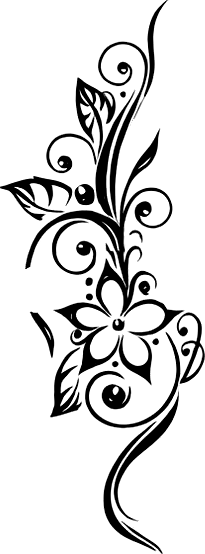
#> input picture docs/maquettes/assets/marque-pages/dessins/006.png, 205 x 554 px, given in place of creme.jpg, which was not available
$ python gobelet-exemples.py
#> lines starting #> are read from the running program, lines starting #| are printed output that depends on the picture
# Images d'exemple du gobelet gravé (maquette parcours guidé, 05/11/2026) — dessins numérotés réels + prénoms d'exemple.
# Jamais le nom du gérant. La gravure prend la couleur de la BANDE du haut (gérant, 05/11/2026) : dorée sur le crème et
# le rose (bande dorée), irisée sur le bleu marine et le blanc (bande multicolore). Léger galbe du cylindre.
# Usage : python3 -I tools/maquettes/gobelet-exemples.py  → docs/maquettes/assets/gobelet/exemples/ex*.jpg
import math, sys
from PIL import Image, ImageDraw, ImageFont, ImageFilter
import numpy as np

D = "/home/user/Niro/docs/maquettes/assets/marque-pages/dessins/"
A = "/home/user/Niro/docs/maquettes/assets/gobelet"
H = A
CX, HALF = 380, 112          # axe et demi-largeur visibles du corps (photo 720 px)
METAL = {"creme": (150, 138, 118), "blanc": (150, 146, 140), "rose": (150, 132, 124), "marine": (214, 216, 222)}
FONTS = {"gv": f"{A}/fonts/GreatVibes-Regular.ttf", "al": f"{A}/fonts/Allura-Regular.ttf", "ci": f"{A}/fonts/Cinzel.ttf"}


def dessin(n, hauteur):
    im = Image.open(f"{D}{n:03d}.png").convert("RGBA")
    a = np.asarray(im).astype(float)
    # encre = noir opaque
    ink = (a[..., 3] / 255) * np.clip((200 - a[..., :3].mean(2)) / 140, 0, 1)
    m = Image.fromarray((ink * 255).astype("uint8"))
    w = round(m.width * hauteur / m.height)
    return m.resize((w, hauteur), Image.LANCZOS)


def texte(t, font, taille):
    f = ImageFont.truetype(FONTS[font], taille)
    if font == "ci":
        try: f.set_variation_by_axes([600])
        except Exception: pass
    b = f.getbbox(t)
    m = Image.new("L", (b[2] - b[0] + 20, b[3] - b[1] + 20), 0)
    ImageDraw.Draw(m).text((10 - b[0], 10 - b[1]), t, font=f, fill=255)
    return m


def photo(p, hauteur, clair):
    """Photo gravée : points (tramage) ; sur un gobelet clair le laser grave les zones sombres, sur un foncé les claires."""
    im = Image.open(p).convert("L")
    w = round(im.width * hauteur / im.height)
    im = im.resize((w, hauteur), Image.LANCZOS)
    from PIL import ImageOps
    im = ImageOps.autocontrast(im, cutoff=2)
    if clair: im = ImageOps.invert(im)
    # fondu des bords (ovale doux) pour ne pas graver un rectangle
    yy, xx = np.mgrid[0:hauteur, 0:w]
    r = ((xx - w / 2) / (w / 2)) ** 2 + ((yy - hauteur / 2) / (hauteur / 2)) ** 2
    fondu = np.clip((1.0 - r) / 0.25, 0, 1)
    a = np.asarray(im).astype(float) * fondu
    d = Image.fromarray(a.astype("uint8")).convert("1")       # tramage Floyd-Steinberg
    return d.convert("L").filter(ImageFilter.GaussianBlur(0.35))


def galbe(m):
    """Le motif suit le cylindre : resserré vers les bords."""
    w, h = m.size
    src = np.asarray(m).astype(float); out = np.zeros_like(src)
    for x in range(w):
        dx = (x - w / 2) / HALF                      # position sur la face vue
        if abs(dx) >= 0.98: continue
        u = math.asin(dx) * HALF                     # abscisse « déroulée »
        xs = int(round(w / 2 + u))
        if 0 <= xs < w: out[:, x] = src[:, xs]
    return Image.fromarray(out.astype("uint8"))


def rendu(couleur, elements, sortie):
#> called with couleur = 'creme'
    g = Image.open(f"{A}/vierges/{couleur}.jpg").convert("RGB")
#> g: PIL image 205x554 RGB; every value is 0
    W, Hh = g.size
#> W = 205; Hh = 554
    alpha = Image.new("L", (W, Hh), 0)
#> alpha: PIL image 205x554 L; every value is 0
    for e in elements:
        m = dessin(e["n"], e["h"]) if "n" in e else photo(e["p"], e["h"], couleur != "marine") if "p" in e else texte(e["t"], e["f"], e["s"])
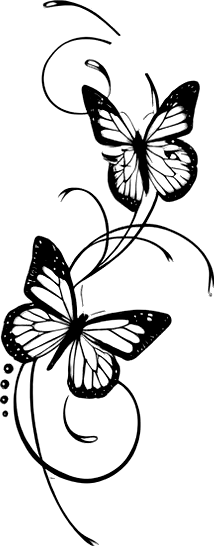
#> input picture docs/maquettes/assets/marque-pages/dessins/008.png, 214 x 546 px, given in place of 048.png, which was not available
#> in dessin, im is the input picture: PIL image 214x546 RGBA; mean R, G, B, A 0, 0, 0, 35.8
#> in dessin, `ink = (a[..., 3] / 255) * np.clip((200 - a[..., :3].mean(2)) / 140, 0,..`:
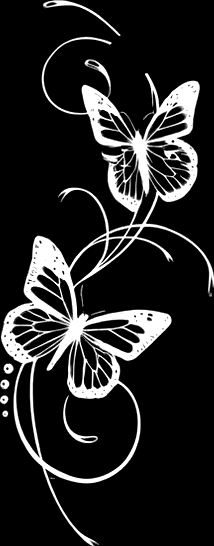
#> ink: shape (546, 214) float64; min 0, max 1, mean 0.14
#> in dessin, `return m.resize((w, hauteur), Image.LANCZOS)`:
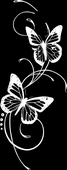
#> returned value: PIL image 67x170 L; min 0, max 255, mean 36.9
        # largeur max : la face visible
        if m.width > 2 * HALF * 0.86:
            r = 2 * HALF * 0.86 / m.width; m = m.resize((round(m.width * r), round(m.height * r)), Image.LANCZOS)
        m = galbe(m)
        x = CX - m.width // 2; y = e["cy"] - m.height // 2
#> after `x = CX - m.width // 2`: x = 347
#> after `y = e['cy'] - m.height // 2`: y = 185
        alpha.paste(Image.fromarray(np.maximum(np.asarray(alpha.crop((x, y, x + m.width, y + m.height))), np.asarray(m))), (x, y))
    base = np.asarray(g).astype(float)
#> base: shape (554, 205, 3) float64; every value is 0
    al = np.asarray(alpha.filter(ImageFilter.GaussianBlur(0.4))).astype(float) / 255 * 0.95
#> al: shape (554, 205) float64; every value is 0
    xs = np.arange(W)[None, :, None].astype(float); ys = np.arange(Hh)[:, None, None].astype(float)
    if couleur in ("marine", "blanc"):
        # bande multicolore → gravure irisée (photos du fournisseur : turquoise → bleu → violet → bronze rosé)
        stops = np.array([[70, 220, 190], [40, 170, 200], [60, 90, 205], [120, 60, 185], [190, 95, 150], [205, 140, 110]], float)
        t = np.clip(((xs - (CX - HALF)) / (2 * HALF)) * 0.85 + ((ys - 160) / 300) * 0.25, 0, 1)
        k = t * (len(stops) - 1); i0 = np.floor(k).astype(int).clip(0, len(stops) - 2); f = k - i0
        met = stops[i0[..., 0]] * (1 - f) + stops[i0[..., 0] + 1] * f
        if couleur == "marine":
            st2 = np.array([[95, 240, 205], [110, 225, 150], [80, 200, 235], [155, 120, 240], [225, 130, 210], [235, 175, 140]], float)
            met = st2[i0[..., 0]] * (1 - f) + st2[i0[..., 0] + 1] * f
    else:
        # bande dorée → gravure dorée
        eclat = 1 + 0.10 * np.cos((xs - CX - 30) / HALF * 1.2)
        met = np.array([188, 150, 78], float) * eclat
    res = base * (1 - al[..., None]) + np.clip(met, 0, 255) * al[..., None]
    Image.fromarray(res.clip(0, 255).astype("uint8")).save(sortie, quality=92)


EXEMPLES = [
    ("creme",  [{"n": 48, "h": 170, "cy": 270}, {"t": "Camille", "f": "gv", "s": 64, "cy": 395}], "ex1-creme-papillon-camille.jpg"),
    ("marine", [{"n": 67, "h": 185, "cy": 268}, {"t": "PAUL", "f": "ci", "s": 46, "cy": 400}], "ex2-marine-cheval-paul.jpg"),
    ("rose",   [{"n": 22, "h": 165, "cy": 268}, {"t": "Léa", "f": "gv", "s": 70, "cy": 395}], "ex3-rose-rose-lea.jpg"),
    ("creme",  [{"p": "/home/user/Niro/docs/maquettes/assets/marque-pages/exemples/portraits/enfant-chien.jpg", "h": 205, "cy": 275}, {"t": "Mon meilleur ami", "f": "gv", "s": 44, "cy": 405}], "ex5-creme-photo-meilleur-ami.jpg"),
    ("marine", [{"t": "Super Papy", "f": "gv", "s": 66, "cy": 262}, {"t": "DEPUIS 2026", "f": "ci", "s": 26, "cy": 322}], "ex6-marine-texte-super-papy.jpg"),
    ("rose",   [{"p": "/home/user/Niro/docs/maquettes/assets/marque-pages/exemples/portraits/couple.jpg", "h": 205, "cy": 272}, {"t": "Léa & Paul", "f": "gv", "s": 50, "cy": 400}, {"t": "12.06.2026", "f": "ci", "s": 22, "cy": 436}], "ex7-rose-photo-couple.jpg"),
    ("blanc",  [{"p": "/home/user/Niro/docs/maquettes/assets/marque-pages/exemples/portraits/femme.jpg", "h": 210, "cy": 272}, {"t": "Maman", "f": "gv", "s": 60, "cy": 405}], "ex8-blanc-photo-maman.jpg"),
    ("marine", [{"n": 13, "h": 26, "cy": 175}, {"n": 64, "h": 150, "cy": 262}, {"n": 89, "h": 88, "cy": 388}, {"t": "Camille", "f": "gv", "s": 30, "cy": 381}], "ex9-marine-plusieurs-images.jpg"),
    ("blanc",  [{"n": 71, "h": 175, "cy": 268}, {"t": "Inès", "f": "al", "s": 72, "cy": 395}], "ex4-blanc-colibri-ines.jpg"),
]
for c, els, out in EXEMPLES:
#> (the run stopped early here; a loop or call above may not have finished)
